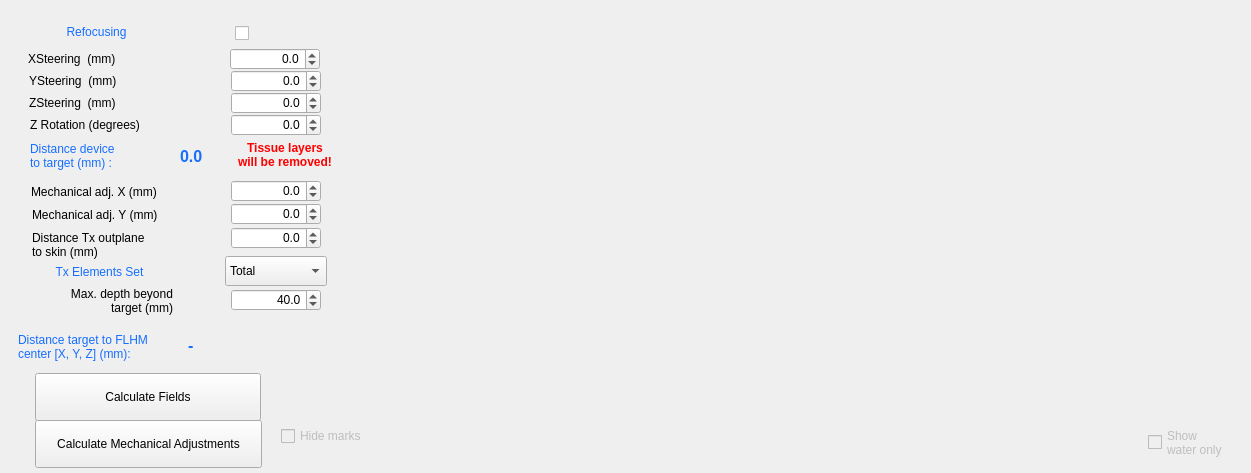
<?xml version="1.0" encoding="UTF-8"?>
<ui version="4.0">
 <class>Widget</class>
 <widget class="QWidget" name="Widget">
  <property name="geometry">
   <rect>
    <x>0</x>
    <y>0</y>
    <width>1251</width>
    <height>473</height>
   </rect>
  </property>
  <property name="windowTitle">
   <string>Widget</string>
  </property>
  <property name="styleSheet">
   <string notr="true"/>
  </property>
  <widget class="QLabel" name="label_20">
   <property name="geometry">
    <rect>
     <x>31</x>
     <y>182</y>
     <width>143</width>
     <height>20</height>
    </rect>
   </property>
   <property name="text">
    <string>Mechanical adj. X (mm)</string>
   </property>
  </widget>
  <widget class="QDoubleSpinBox" name="ZSteeringSpinBox">
   <property name="geometry">
    <rect>
     <x>231</x>
     <y>92</y>
     <width>90</width>
     <height>22</height>
    </rect>
   </property>
   <property name="alignment">
    <set>Qt::AlignRight|Qt::AlignTrailing|Qt::AlignVCenter</set>
   </property>
   <property name="decimals">
    <number>1</number>
   </property>
   <property name="minimum">
    <double>-5.000000000000000</double>
   </property>
   <property name="maximum">
    <double>5.000000000000000</double>
   </property>
   <property name="singleStep">
    <double>0.100000000000000</double>
   </property>
   <property name="value">
    <double>0.000000000000000</double>
   </property>
  </widget>
  <widget class="QLabel" name="label_19">
   <property name="geometry">
    <rect>
     <x>29</x>
     <y>93</y>
     <width>143</width>
     <height>20</height>
    </rect>
   </property>
   <property name="text">
    <string>ZSteering  (mm)</string>
   </property>
  </widget>
  <widget class="QLabel" name="DistanceSkinLabel">
   <property name="geometry">
    <rect>
     <x>180</x>
     <y>141</y>
     <width>76</width>
     <height>31</height>
    </rect>
   </property>
   <property name="font">
    <font>
     <pointsize>12</pointsize>
     <bold>true</bold>
    </font>
   </property>
   <property name="styleSheet">
    <string notr="true">color:rgb(22, 110, 255)</string>
   </property>
   <property name="text">
    <string>0.0</string>
   </property>
   <property name="textInteractionFlags">
    <set>Qt::LinksAccessibleByMouse|Qt::TextSelectableByMouse</set>
   </property>
  </widget>
  <widget class="QLabel" name="label_21">
   <property name="geometry">
    <rect>
     <x>30</x>
     <y>140</y>
     <width>150</width>
     <height>31</height>
    </rect>
   </property>
   <property name="styleSheet">
    <string notr="true">color:rgb(22, 110, 255)</string>
   </property>
   <property name="text">
    <string>Distance device
to target (mm) :</string>
   </property>
   <property name="indent">
    <number>0</number>
   </property>
  </widget>
  <widget class="QDoubleSpinBox" name="XMechanicSpinBox">
   <property name="geometry">
    <rect>
     <x>231</x>
     <y>180</y>
     <width>90</width>
     <height>22</height>
    </rect>
   </property>
   <property name="alignment">
    <set>Qt::AlignRight|Qt::AlignTrailing|Qt::AlignVCenter</set>
   </property>
   <property name="decimals">
    <number>1</number>
   </property>
   <property name="minimum">
    <double>-10.000000000000000</double>
   </property>
   <property name="maximum">
    <double>10.000000000000000</double>
   </property>
   <property name="singleStep">
    <double>0.100000000000000</double>
   </property>
   <property name="value">
    <double>0.000000000000000</double>
   </property>
  </widget>
  <widget class="QLabel" name="label_23">
   <property name="geometry">
    <rect>
     <x>32</x>
     <y>205</y>
     <width>143</width>
     <height>20</height>
    </rect>
   </property>
   <property name="text">
    <string>Mechanical adj. Y (mm)</string>
   </property>
  </widget>
  <widget class="QDoubleSpinBox" name="YMechanicSpinBox">
   <property name="geometry">
    <rect>
     <x>231</x>
     <y>203</y>
     <width>90</width>
     <height>22</height>
    </rect>
   </property>
   <property name="alignment">
    <set>Qt::AlignRight|Qt::AlignTrailing|Qt::AlignVCenter</set>
   </property>
   <property name="decimals">
    <number>1</number>
   </property>
   <property name="minimum">
    <double>-10.000000000000000</double>
   </property>
   <property name="maximum">
    <double>10.000000000000000</double>
   </property>
   <property name="singleStep">
    <double>0.100000000000000</double>
   </property>
   <property name="value">
    <double>0.000000000000000</double>
   </property>
  </widget>
  <widget class="QWidget" name="AcField_plot1" native="true">
   <property name="geometry">
    <rect>
     <x>343</x>
     <y>30</y>
     <width>868</width>
     <height>381</height>
    </rect>
   </property>
  </widget>
  <widget class="QLabel" name="label_24">
   <property name="geometry">
    <rect>
     <x>32</x>
     <y>229</y>
     <width>143</width>
     <height>31</height>
    </rect>
   </property>
   <property name="text">
    <string>Distance Tx outplane
to skin (mm)</string>
   </property>
  </widget>
  <widget class="QDoubleSpinBox" name="SkinDistanceSpinBox">
   <property name="geometry">
    <rect>
     <x>231</x>
     <y>227</y>
     <width>90</width>
     <height>22</height>
    </rect>
   </property>
   <property name="alignment">
    <set>Qt::AlignRight|Qt::AlignTrailing|Qt::AlignVCenter</set>
   </property>
   <property name="decimals">
    <number>1</number>
   </property>
   <property name="minimum">
    <double>-90.000000000000000</double>
   </property>
   <property name="maximum">
    <double>90.000000000000000</double>
   </property>
   <property name="singleStep">
    <double>0.100000000000000</double>
   </property>
   <property name="value">
    <double>0.000000000000000</double>
   </property>
  </widget>
  <widget class="QCheckBox" name="RefocusingcheckBox">
   <property name="geometry">
    <rect>
     <x>222</x>
     <y>23</y>
     <width>27</width>
     <height>20</height>
    </rect>
   </property>
   <property name="font">
    <font>
     <pointsize>18</pointsize>
    </font>
   </property>
   <property name="layoutDirection">
    <enum>Qt::RightToLeft</enum>
   </property>
   <property name="text">
    <string/>
   </property>
  </widget>
  <widget class="QLabel" name="label_22">
   <property name="geometry">
    <rect>
     <x>25</x>
     <y>22</y>
     <width>143</width>
     <height>20</height>
    </rect>
   </property>
   <property name="styleSheet">
    <string notr="true">color:rgb(22, 110, 255)</string>
   </property>
   <property name="text">
    <string>Refocusing</string>
   </property>
   <property name="alignment">
    <set>Qt::AlignCenter</set>
   </property>
  </widget>
  <widget class="QLabel" name="label_26">
   <property name="geometry">
    <rect>
     <x>30</x>
     <y>115</y>
     <width>143</width>
     <height>20</height>
    </rect>
   </property>
   <property name="text">
    <string>Z Rotation (degrees)</string>
   </property>
  </widget>
  <widget class="QDoubleSpinBox" name="ZRotationSpinBox">
   <property name="geometry">
    <rect>
     <x>231</x>
     <y>114</y>
     <width>90</width>
     <height>22</height>
    </rect>
   </property>
   <property name="alignment">
    <set>Qt::AlignRight|Qt::AlignTrailing|Qt::AlignVCenter</set>
   </property>
   <property name="decimals">
    <number>1</number>
   </property>
   <property name="minimum">
    <double>-180.000000000000000</double>
   </property>
   <property name="maximum">
    <double>180.000000000000000</double>
   </property>
   <property name="singleStep">
    <double>5.000000000000000</double>
   </property>
   <property name="value">
    <double>0.000000000000000</double>
   </property>
  </widget>
  <widget class="QLabel" name="label_27">
   <property name="geometry">
    <rect>
     <x>20</x>
     <y>286</y>
     <width>153</width>
     <height>30</height>
    </rect>
   </property>
   <property name="text">
    <string>Max. depth beyond
target (mm)</string>
   </property>
   <property name="alignment">
    <set>Qt::AlignRight|Qt::AlignTrailing|Qt::AlignVCenter</set>
   </property>
  </widget>
  <widget class="QDoubleSpinBox" name="MaxDepthSpinBox">
   <property name="geometry">
    <rect>
     <x>231</x>
     <y>289</y>
     <width>90</width>
     <height>22</height>
    </rect>
   </property>
   <property name="alignment">
    <set>Qt::AlignRight|Qt::AlignTrailing|Qt::AlignVCenter</set>
   </property>
   <property name="decimals">
    <number>1</number>
   </property>
   <property name="minimum">
    <double>20.000000000000000</double>
   </property>
   <property name="maximum">
    <double>100.000000000000000</double>
   </property>
   <property name="singleStep">
    <double>1.000000000000000</double>
   </property>
   <property name="value">
    <double>40.000000000000000</double>
   </property>
  </widget>
  <widget class="QWidget" name="IsppaScrollBars" native="true">
   <property name="geometry">
    <rect>
     <x>405</x>
     <y>410</y>
     <width>730</width>
     <height>61</height>
    </rect>
   </property>
  </widget>
  <widget class="QCheckBox" name="ShowWaterResultscheckBox">
   <property name="enabled">
    <bool>false</bool>
   </property>
   <property name="geometry">
    <rect>
     <x>1148</x>
     <y>417</y>
     <width>93</width>
     <height>51</height>
    </rect>
   </property>
   <property name="text">
    <string>Show
water only</string>
   </property>
  </widget>
  <widget class="QCheckBox" name="HideMarkscheckBox">
   <property name="enabled">
    <bool>false</bool>
   </property>
   <property name="geometry">
    <rect>
     <x>281</x>
     <y>422</y>
     <width>97</width>
     <height>28</height>
    </rect>
   </property>
   <property name="text">
    <string>Hide marks</string>
   </property>
  </widget>
  <widget class="QLabel" name="MultifocusLabel">
   <property name="geometry">
    <rect>
     <x>28</x>
     <y>262</y>
     <width>143</width>
     <height>20</height>
    </rect>
   </property>
   <property name="styleSheet">
    <string notr="true">color:rgb(22, 110, 255)</string>
   </property>
   <property name="text">
    <string>Tx Elements Set</string>
   </property>
   <property name="alignment">
    <set>Qt::AlignCenter</set>
   </property>
  </widget>
  <widget class="QComboBox" name="SelTxSetDropDown">
   <property name="geometry">
    <rect>
     <x>225</x>
     <y>256</y>
     <width>102</width>
     <height>30</height>
    </rect>
   </property>
   <item>
    <property name="text">
     <string>Total</string>
    </property>
   </item>
   <item>
    <property name="text">
     <string>Sector1</string>
    </property>
   </item>
   <item>
    <property name="text">
     <string>Sector2</string>
    </property>
   </item>
  </widget>
  <widget class="QDoubleSpinBox" name="YSteeringSpinBox">
   <property name="geometry">
    <rect>
     <x>231</x>
     <y>70</y>
     <width>90</width>
     <height>22</height>
    </rect>
   </property>
   <property name="alignment">
    <set>Qt::AlignRight|Qt::AlignTrailing|Qt::AlignVCenter</set>
   </property>
   <property name="decimals">
    <number>1</number>
   </property>
   <property name="minimum">
    <double>-5.000000000000000</double>
   </property>
   <property name="maximum">
    <double>5.000000000000000</double>
   </property>
   <property name="singleStep">
    <double>0.100000000000000</double>
   </property>
   <property name="value">
    <double>0.000000000000000</double>
   </property>
  </widget>
  <widget class="QLabel" name="label_25">
   <property name="geometry">
    <rect>
     <x>29</x>
     <y>71</y>
     <width>143</width>
     <height>20</height>
    </rect>
   </property>
   <property name="text">
    <string>YSteering  (mm)</string>
   </property>
  </widget>
  <widget class="QLabel" name="label_28">
   <property name="geometry">
    <rect>
     <x>28</x>
     <y>49</y>
     <width>143</width>
     <height>20</height>
    </rect>
   </property>
   <property name="text">
    <string>XSteering  (mm)</string>
   </property>
  </widget>
  <widget class="QDoubleSpinBox" name="XSteeringSpinBox">
   <property name="geometry">
    <rect>
     <x>230</x>
     <y>48</y>
     <width>90</width>
     <height>22</height>
    </rect>
   </property>
   <property name="alignment">
    <set>Qt::AlignRight|Qt::AlignTrailing|Qt::AlignVCenter</set>
   </property>
   <property name="decimals">
    <number>1</number>
   </property>
   <property name="minimum">
    <double>-5.000000000000000</double>
   </property>
   <property name="maximum">
    <double>5.000000000000000</double>
   </property>
   <property name="singleStep">
    <double>0.100000000000000</double>
   </property>
   <property name="value">
    <double>0.000000000000000</double>
   </property>
  </widget>
  <widget class="QLabel" name="LabelTissueRemoved">
   <property name="geometry">
    <rect>
     <x>233</x>
     <y>140</y>
     <width>104</width>
     <height>30</height>
    </rect>
   </property>
   <property name="font">
    <font>
     <bold>true</bold>
    </font>
   </property>
   <property name="styleSheet">
    <string notr="true">color: red</string>
   </property>
   <property name="text">
    <string>Tissue layers
will be removed!</string>
   </property>
   <property name="alignment">
    <set>Qt::AlignCenter</set>
   </property>
  </widget>
  <widget class="QPushButton" name="CalculateAcField">
   <property name="geometry">
    <rect>
     <x>35</x>
     <y>373</y>
     <width>226</width>
     <height>48</height>
    </rect>
   </property>
   <property name="autoFillBackground">
    <bool>false</bool>
   </property>
   <property name="styleSheet">
    <string notr="true"/>
   </property>
   <property name="text">
    <string>Calculate Fields</string>
   </property>
  </widget>
  <widget class="QPushButton" name="CalculateMechAdj">
   <property name="geometry">
    <rect>
     <x>35</x>
     <y>420</y>
     <width>227</width>
     <height>48</height>
    </rect>
   </property>
   <property name="autoFillBackground">
    <bool>false</bool>
   </property>
   <property name="styleSheet">
    <string notr="true"/>
   </property>
   <property name="text">
    <string>Calculate Mechanical Adjustments</string>
   </property>
  </widget>
  <widget class="QLabel" name="label_29">
   <property name="geometry">
    <rect>
     <x>18</x>
     <y>323</y>
     <width>164</width>
     <height>47</height>
    </rect>
   </property>
   <property name="styleSheet">
    <string notr="true">color:rgb(22, 110, 255)</string>
   </property>
   <property name="text">
    <string>Distance target to FLHM
center [X, Y, Z] (mm):</string>
   </property>
   <property name="indent">
    <number>0</number>
   </property>
  </widget>
  <widget class="QLabel" name="DistanceTargetLabel">
   <property name="geometry">
    <rect>
     <x>188</x>
     <y>330</y>
     <width>135</width>
     <height>31</height>
    </rect>
   </property>
   <property name="font">
    <font>
     <pointsize>12</pointsize>
     <bold>true</bold>
    </font>
   </property>
   <property name="styleSheet">
    <string notr="true">color:rgb(22, 110, 255)</string>
   </property>
   <property name="text">
    <string>-</string>
   </property>
   <property name="textInteractionFlags">
    <set>Qt::LinksAccessibleByMouse|Qt::TextSelectableByMouse</set>
   </property>
  </widget>
 </widget>
 <tabstops>
  <tabstop>XSteeringSpinBox</tabstop>
  <tabstop>YSteeringSpinBox</tabstop>
  <tabstop>ZSteeringSpinBox</tabstop>
  <tabstop>ZRotationSpinBox</tabstop>
  <tabstop>XMechanicSpinBox</tabstop>
  <tabstop>YMechanicSpinBox</tabstop>
  <tabstop>SkinDistanceSpinBox</tabstop>
  <tabstop>SelTxSetDropDown</tabstop>
  <tabstop>MaxDepthSpinBox</tabstop>
  <tabstop>RefocusingcheckBox</tabstop>
  <tabstop>ShowWaterResultscheckBox</tabstop>
  <tabstop>HideMarkscheckBox</tabstop>
 </tabstops>
 <resources/>
 <connections/>
</ui>
